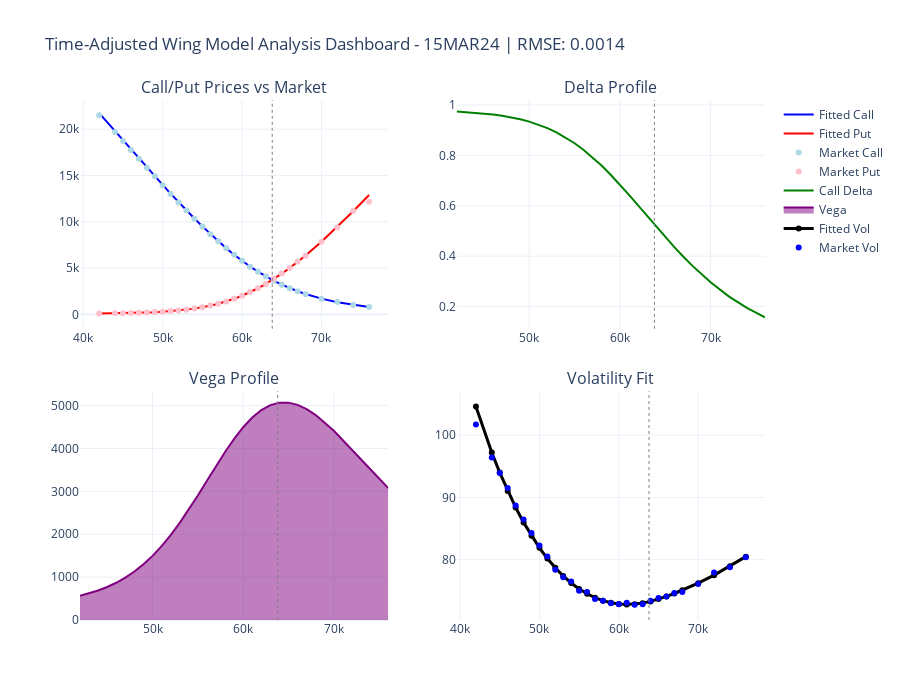

The cell this chart's notebook holds for it:
### Code cell
# Create simplified 2x2 visualization dashboard
if my_model is not None:
    fig = make_subplots(
        rows=2, cols=2,
        subplot_titles=('Call/Put Prices vs Market', 'Delta Profile', 'Vega Profile', 'Volatility Fit'),
        vertical_spacing=0.12,
        horizontal_spacing=0.1
    )
    
    # Panel 1: Prices comparison
    fig.add_trace(go.Scatter(x=df_option_with_vola_and_greeks['strike'], y=df_option_with_vola_and_greeks['fitted_call_price'],
                            mode='lines', name='Fitted Call', line=dict(color='blue', width=2)), row=1, col=1)
    fig.add_trace(go.Scatter(x=df_option_with_vola_and_greeks['strike'], y=df_option_with_vola_and_greeks['fitted_put_price'], 
                            mode='lines', name='Fitted Put', line=dict(color='red', width=2)), row=1, col=1)
    fig.add_trace(go.Scatter(x=df_option_with_vola_and_greeks['strike'], 
                            y=(df_option_with_vola_and_greeks['bp0_C_usd'] + df_option_with_vola_and_greeks['ap0_C_usd'])/2,
                            mode='markers', name='Market Call', marker=dict(color='lightblue', size=6)), row=1, col=1)
    fig.add_trace(go.Scatter(x=df_option_with_vola_and_greeks['strike'], 
                            y=(df_option_with_vola_and_greeks['bp0_P_usd'] + df_option_with_vola_and_greeks['ap0_P_usd'])/2,
                            mode='markers', name='Market Put', marker=dict(color='pink', size=6)), row=1, col=1)
    
    # Panel 2: Delta profile  
    fig.add_trace(go.Scatter(x=df_option_with_vola_and_greeks['strike'], y=df_option_with_vola_and_greeks['fitted_call_delta'],
                            mode='lines', name='Call Delta', line=dict(color='green', width=2)), row=1, col=2)
    
    # Panel 3: Vega profile
    fig.add_trace(go.Scatter(x=df_option_with_vola_and_greeks['strike'], y=df_option_with_vola_and_greeks['fitted_vega'],
                            mode='lines', name='Vega', line=dict(color='purple', width=2), fill='tozeroy'), row=2, col=1)
    
    # Panel 4: Volatility comparison
    fig.add_trace(go.Scatter(x=df_option_with_vola_and_greeks['strike'], y=df_option_with_vola_and_greeks['fitted_vol_pct'],
                            mode='lines+markers', name='Fitted Vol', line=dict(color='black', width=3)), row=2, col=2)
    fig.add_trace(go.Scatter(x=df_option_with_vola_and_greeks['strike'], y=df_option_with_vola_and_greeks['midVola'],
                            mode='markers', name='Market Vol', marker=dict(color='blue', size=6)), row=2, col=2)
    
    # Add reference lines and update layout
    forward_price = df_option_with_vola_and_greeks['F'][0]
    for row in range(1, 3):
        for col in range(1, 3):
            fig.add_vline(x=forward_price, line=dict(color='gray', dash='dot', width=1), row=row, col=col)
    
    # Get RMSE value based on model type
    rmse_display = optimization_result.fun
    
    model_display_name = "Time-Adjusted Wing Model" if MODEL_TYPE == "time_adjusted" else "Traditional Wing Model"
    
    fig.update_layout(
        title=f"{model_display_name} Analysis Dashboard - {my_expiry} | RMSE: {rmse_display:.4f}",
        height=700, template="plotly_white", showlegend=True
    )
    
    fig.show()
    
    # Summary metrics
    call_rmse = np.sqrt((df_option_with_vola_and_greeks['fitted_call_price'] - 
                        (df_option_with_vola_and_greeks['bp0_C_usd'] + df_option_with_vola_and_greeks['ap0_C_usd'])/2)**2).mean()
    put_rmse = np.sqrt((df_option_with_vola_and_greeks['fitted_put_price'] - 
                       (df_option_with_vola_and_greeks['bp0_P_usd'] + df_option_with_vola_and_greeks['ap0_P_usd'])/2)**2).mean()
    
    print(f"📊 {model_display_name} Performance:")
    print(f"   Pricing Accuracy: Call RMSE {call_rmse:.4f}, Put RMSE {put_rmse:.4f}")
    print(f"   Greeks: Max Vega {df_option_with_vola_and_greeks['fitted_vega'].max():.1f}, Total Vega {df_option_with_vola_and_greeks['fitted_vega'].sum():.1f}")
    print(f"   Model Type: {MODEL_TYPE.title()}")
else:
    print("❌ No model available for dashboard visualization")

### Figure 1 — Plotly figure (JSON) as saved in the notebook; plotly's stock layout.template omitted (floating-point values rounded to 4 significant figures)
{"data": [{"line": {"color": "blue", "width": 2}, "mode": "lines", "name": "Fitted Call", "type": "scatter", "x": [42000, 44000, 45000, 46000, 47000, 48000, 49000, 50000, 51000, 52000, 53000, 54000, 55000, 56000, 57000, 58000, 59000, 60000, 61000, 62000, 63000, 64000, 65000, 66000, 67000, 68000, 70000, 72000, 74000, 76000], "xaxis": "x", "y": [21730.0, 19760.0, 18780.0, 17810.0, 16840.0, 15880.0, 14920.0, 13980.0, 13040.0, 12130.0, 11230.0, 10350.0, 9501.0, 8680.0, 7895.0, 7147.0, 6442.0, 5782.0, 5169.0, 4605.0, 4091.0, 3625.0, 3206.0, 2829.0, 2493.0, 2194.0, 1696.0, 1311.0, 1017.0, 793.2], "yaxis": "y"}, {"line": {"color": "red", "width": 2}, "mode": "lines", "name": "Fitted Put", "type": "scatter", "x": [42000, 44000, 45000, 46000, 47000, 48000, 49000, 50000, 51000, 52000, 53000, 54000, 55000, 56000, 57000, 58000, 59000, 60000, 61000, 62000, 63000, 64000, 65000, 66000, 67000, 68000, 70000, 72000, 74000, 76000], "xaxis": "x", "y": [94.16, 112.5, 126.4, 144.3, 167.3, 196.8, 234.2, 281.6, 341.4, 416.3, 509.8, 625.4, 767.0, 939.0, 1145.0, 1390.0, 1677.0, 2010.0, 2389.0, 2818.0, 3296.0, 3822.0, 4395.0, 5011.0, 5668.0, 6361.0, 7847.0, 9447.0, 11140.0, 12900.0], "yaxis": "y"}, {"marker": {"color": "lightblue", "size": 6}, "mode": "markers", "name": "Market Call", "type": "scatter", "x": [42000, 44000, 45000, 46000, 47000, 48000, 49000, 50000, 51000, 52000, 53000, 54000, 55000, 56000, 57000, 58000, 59000, 60000, 61000, 62000, 63000, 64000, 65000, 66000, 67000, 68000, 70000, 72000, 74000, 76000], "xaxis": "x", "y": [21510.0, 19710.0, 18730.0, 17750.0, 16800.0, 15830.0, 14920.0, 13950.0, 13010.0, 12090.0, 11200.0, 10330.0, 9497.0, 8660.0, 7886.0, 7143.0, 6432.0, 5784.0, 5152.0, 4599.0, 4093.0, 3619.0, 3208.0, 2829.0, 2497.0, 2181.0, 1691.0, 1327.0, 1011.0, 790.1], "yaxis": "y"}, {"marker": {"color": "pink", "size": 6}, "mode": "markers", "name": "Market Put", "type": "scatter", "x": [42000, 44000, 45000, 46000, 47000, 48000, 49000, 50000, 51000, 52000, 53000, 54000, 55000, 56000, 57000, 58000, 59000, 60000, 61000, 62000, 63000, 64000, 65000, 66000, 67000, 68000, 70000, 72000, 74000, 76000], "xaxis": "x", "y": [79.01, 107.5, 126.4, 148.5, 170.7, 202.3, 240.2, 287.6, 347.7, 410.9, 505.7, 632.1, 758.5, 948.2, 1138.0, 1391.0, 1675.0, 2007.0, 2402.0, 2813.0, 3287.0, 3840.0, 4409.0, 5025.0, 5705.0, 6337.0, 7838.0, 9387.0, 11170.0, 12170.0], "yaxis": "y"}, {"line": {"color": "green", "width": 2}, "mode": "lines", "name": "Call Delta", "type": "scatter", "x": [42000, 44000, 45000, 46000, 47000, 48000, 49000, 50000, 51000, 52000, 53000, 54000, 55000, 56000, 57000, 58000, 59000, 60000, 61000, 62000, 63000, 64000, 65000, 66000, 67000, 68000, 70000, 72000, 74000, 76000], "xaxis": "x2", "y": [0.9743, 0.9698, 0.9665, 0.9625, 0.9574, 0.9511, 0.9434, 0.9338, 0.9222, 0.9081, 0.8912, 0.8713, 0.8481, 0.8215, 0.7916, 0.7584, 0.7222, 0.6836, 0.6431, 0.6013, 0.559, 0.517, 0.4757, 0.4358, 0.3976, 0.3615, 0.2962, 0.2407, 0.1946, 0.1572], "yaxis": "y2"}, {"fill": "tozeroy", "line": {"color": "purple", "width": 2}, "mode": "lines", "name": "Vega", "type": "scatter", "x": [42000, 44000, 45000, 46000, 47000, 48000, 49000, 50000, 51000, 52000, 53000, 54000, 55000, 56000, 57000, 58000, 59000, 60000, 61000, 62000, 63000, 64000, 65000, 66000, 67000, 68000, 70000, 72000, 74000, 76000], "xaxis": "x3", "y": [567.2, 687.4, 769.0, 868.1, 987.6, 1130.0, 1299.0, 1496.0, 1722.0, 1979.0, 2264.0, 2575.0, 2905.0, 3246.0, 3587.0, 3917.0, 4224.0, 4496.0, 4722.0, 4896.0, 5012.0, 5069.0, 5069.0, 5017.0, 4918.0, 4780.0, 4414.0, 3978.0, 3520.0, 3076.0], "yaxis": "y3"}, {"line": {"color": "black", "width": 3}, "mode": "lines+markers", "name": "Fitted Vol", "type": "scatter", "x": [42000, 44000, 45000, 46000, 47000, 48000, 49000, 50000, 51000, 52000, 53000, 54000, 55000, 56000, 57000, 58000, 59000, 60000, 61000, 62000, 63000, 64000, 65000, 66000, 67000, 68000, 70000, 72000, 74000, 76000], "xaxis": "x4", "y": [104.6, 97.21, 93.98, 91.05, 88.38, 85.98, 83.82, 81.9, 80.19, 78.68, 77.37, 76.25, 75.3, 74.51, 73.89, 73.41, 73.07, 72.87, 72.8, 72.84, 73.01, 73.29, 73.66, 74.09, 74.56, 75.07, 76.22, 77.51, 78.93, 80.48], "yaxis": "y4"}, {"marker": {"color": "blue", "size": 6}, "mode": "markers", "name": "Market Vol", "type": "scatter", "x": [42000, 44000, 45000, 46000, 47000, 48000, 49000, 50000, 51000, 52000, 53000, 54000, 55000, 56000, 57000, 58000, 59000, 60000, 61000, 62000, 63000, 64000, 65000, 66000, 67000, 68000, 70000, 72000, 74000, 76000], "xaxis": "x4", "y": [101.7, 96.4, 93.94, 91.5, 88.7, 86.44, 84.27, 82.28, 80.51, 78.38, 77.17, 76.5, 75.0, 74.79, 73.67, 73.41, 73.01, 72.81, 73.06, 72.74, 72.84, 73.41, 73.82, 74.07, 74.63, 74.79, 76.1, 77.92, 78.78, 80.37], "yaxis": "y4"}], "layout": {"annotations": [{"font": {"size": 16}, "showarrow": false, "text": "Call/Put Prices vs Market", "x": 0.225, "xanchor": "center", "xref": "paper", "y": 1, "yanchor": "bottom", "yref": "paper"}, {"font": {"size": 16}, "showarrow": false, "text": "Delta Profile", "x": 0.775, "xanchor": "center", "xref": "paper", "y": 1, "yanchor": "bottom", "yref": "paper"}, {"font": {"size": 16}, "showarrow": false, "text": "Vega Profile", "x": 0.225, "xanchor": "center", "xref": "paper", "y": 0.44, "yanchor": "bottom", "yref": "paper"}, {"font": {"size": 16}, "showarrow": false, "text": "Volatility Fit", "x": 0.775, "xanchor": "center", "xref": "paper", "y": 0.44, "yanchor": "bottom", "yref": "paper"}], "height": 700, "shapes": [{"line": {"color": "gray", "dash": "dot", "width": 1}, "type": "line", "x0": 63800.0, "x1": 63800.0, "xref": "x", "y0": 0, "y1": 1, "yref": "y domain"}, {"line": {"color": "gray", "dash": "dot", "width": 1}, "type": "line", "x0": 63800.0, "x1": 63800.0, "xref": "x2", "y0": 0, "y1": 1, "yref": "y2 domain"}, {"line": {"color": "gray", "dash": "dot", "width": 1}, "type": "line", "x0": 63800.0, "x1": 63800.0, "xref": "x3", "y0": 0, "y1": 1, "yref": "y3 domain"}, {"line": {"color": "gray", "dash": "dot", "width": 1}, "type": "line", "x0": 63800.0, "x1": 63800.0, "xref": "x4", "y0": 0, "y1": 1, "yref": "y4 domain"}], "showlegend": true, "title": {"text": "Time-Adjusted Wing Model Analysis Dashboard - 15MAR24 | RMSE: 0.0014"}, "xaxis": {"anchor": "y", "domain": [0, 0.45]}, "xaxis2": {"anchor": "y2", "domain": [0.55, 1]}, "xaxis3": {"anchor": "y3", "domain": [0, 0.45]}, "xaxis4": {"anchor": "y4", "domain": [0.55, 1]}, "yaxis": {"anchor": "x", "domain": [0.56, 1]}, "yaxis2": {"anchor": "x2", "domain": [0.56, 1]}, "yaxis3": {"anchor": "x3", "domain": [0, 0.44]}, "yaxis4": {"anchor": "x4", "domain": [0, 0.44]}}}
